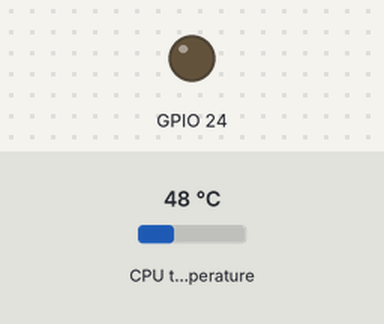
A program run on a simulated Raspberry Pi (BCM pin numbers). Shown: output pins drawn as LEDs (lit = HIGH). The test bench sets the inputs (shaded band); at power-on: CPU temperature 48 °C.

Above: at 1.2 s.
1.3 s: CPU temperature set to 59 °C
7.3 s: CPU temperature set to 62 °C
At 10.6 s:
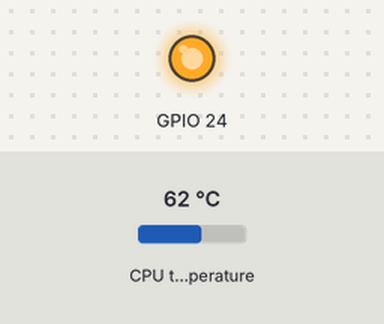
13.3 s: CPU temperature set to 56 °C
19.3 s: CPU temperature set to 53 °C
At 20.6 s:
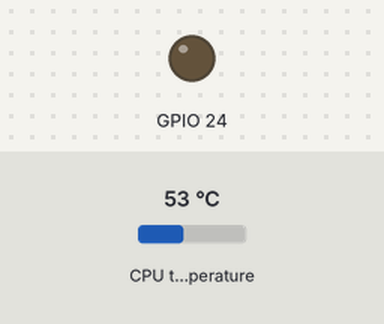
25.3 s: CPU temperature set to 71 °C
At 30.6 s:
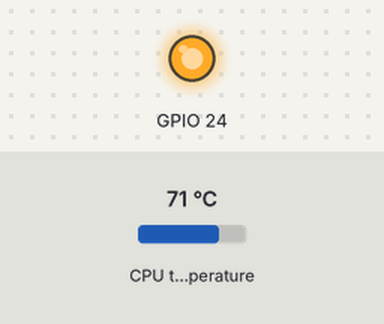
Timing chart, 0 to 32.1 s (numbered marks = the images above; inputs shaded):
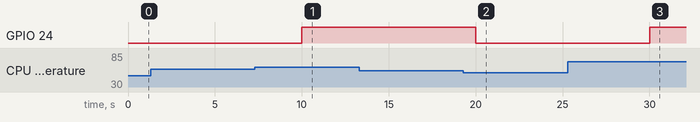

Measured:
- the behaviour switches between 60 and 61 °C on CPU temperature (found by bisection; images 0 and 1)
- the behaviour switches between 55 and 54 °C on CPU temperature (found by bisection; images 1 and 2)
- after the input at 1.3 s, every drawn part: stays the same
- after the input at 7.3 s, GPIO 24: LOW → HIGH after 2.7 s
- after the input at 13.3 s, every drawn part: stays the same
- after the input at 19.3 s, GPIO 24: HIGH → LOW after 0.70 s
- after the input at 25.3 s, GPIO 24: LOW → HIGH after 4.7 s

The program:

fan.py
```python
#!/usr/bin/python2
#coding:utf8
'''
Author: xswxm
Blog: xswxm.com

This script is designed to manage your Raspberry Pi's fan according to the CPU temperature changes.

'''

import RPi.GPIO as GPIO
import os, time

# Parse command line arguments
import argparse
parser = argparse.ArgumentParser(description='Manage your Raspberry Pi Fan intelligently!')
parser.add_argument('-i', '--interval', type=int,
    help='The interval of each CPU temperature check (in seconds). default=5', default=5)
parser.add_argument('-p', '--pin', type=int,
    help='Pin number of the Fan. default=24', default=24)
parser.add_argument('-t', '--temp_limit', type=int,
    help='Fan will be turned on once the temperature is higher than this value (in celsius). default=60', default=60)
args = parser.parse_args()

interval = args.interval
pin = args.pin
temp = 0
temp_limit = args.temp_limit * 1000

GPIO.setmode(GPIO.BCM)
GPIO.setwarnings(False)
GPIO.setup(pin, GPIO.OUT)

while True:
	# Acquire CPU temperature
    with open('/sys/class/thermal/thermal_zone0/temp', 'r') as file:
        temp = int(file.read())
    # Turn on the fan if temp is larger than the limit value
    if temp > temp_limit:
        GPIO.output(pin, GPIO.HIGH)
    # Turn off the fan if temp is smaller than the value - 2000
    elif  temp < temp_limit-5000:
        GPIO.output(pin, GPIO.LOW)
    # Sleep for few seconds
    time.sleep(interval)
```
